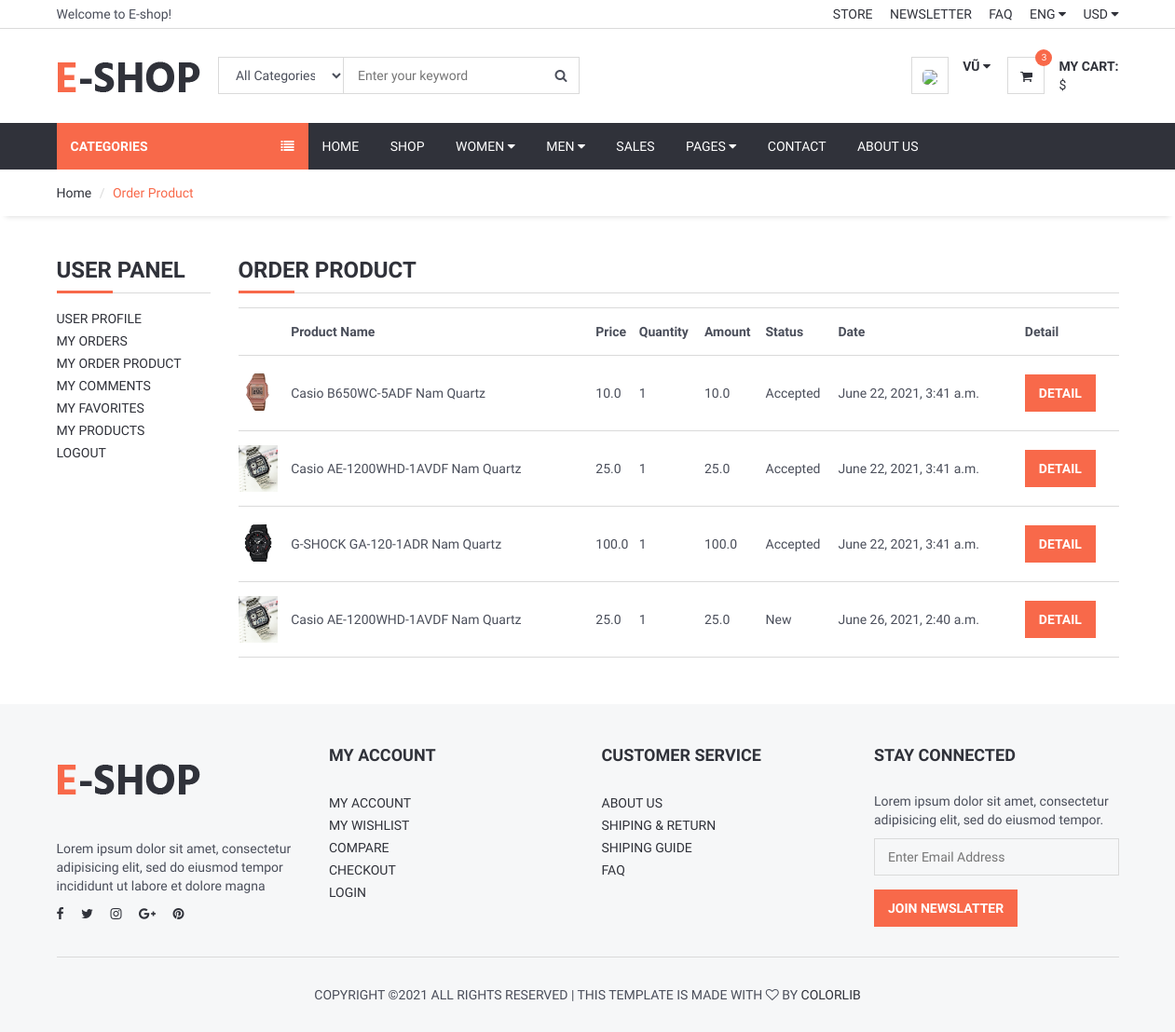
Screenshot of /user/orders_product/ (signed in) with the database file from the repository.
### order/models.py (models this page shows, shortened)
class OrderDetail(models.Model):
    STATUS = (
        ('New', 'New'),
        ('Accepted', 'Accepted'),
        ('Canceled', 'Canceled'),
    )
    order = models.ForeignKey(Order, on_delete=models.CASCADE)
    user = models.ForeignKey(User, on_delete=models.CASCADE)
    product = models.ForeignKey(Product, on_delete=models.CASCADE)
    quantity = models.IntegerField()
    price = models.FloatField()
    amount = models.FloatField()
    status = models.CharField(max_length=10, choices=STATUS, default='New')
    create_at = models.DateTimeField(auto_now_add=True)
    update_at = models.DateTimeField(auto_now=True)

### product/models.py (models this page shows, shortened)
class Product(models.Model):
    STATUS = (
        ('True', 'True'),
        ('False', 'False'),
    )
    category = models.ForeignKey(Category, on_delete=models.CASCADE) #many to one relation with Category
    title = models.CharField(max_length=100)
    keywords = models.CharField(max_length=255)
    description = models.CharField(max_length=255)
    image = models.ImageField(blank=True, upload_to = 'images/', null= False)
    price = models.FloatField()
    amount = models.IntegerField()
    min_amount = models.IntegerField()
    detail = RichTextUploadingField()
    slug = models.SlugField(null=False, unique=True)
    status = models.CharField(max_length=10, choices=STATUS)
    create_at = models.DateTimeField(auto_now_add=True)
    update_at = models.DateTimeField(auto_now=True)

### user/views.py (the view)
# urls.py: path('orders_product/', views.user_orderProduct, name='user_orderProduct'),
def user_orderProduct(request):
    category = Category.objects.all()
    current_user = request.user
    order_product = OrderDetail.objects.filter(user_id = current_user.id)
    context = {'category': category,
                'order_product': order_product}
    return render(request, 'user/user_order_product.html', context)

### user/templates/user/user_order_product.html (shortened to what this page needs)
{% extends 'home/homebase.html' %}
{% block sidebar %} {% include 'home/sidebar.html' %} {% endblock %}
{% block body %}
	<div id="breadcrumb">
		<div class="container">
			<ul class="breadcrumb">
				<li><a href="/">Home</a></li>
				<li class="active">Order Product</li>
			</ul>
		</div>
	</div>
	<div class="section">
		<div class="container">
			<div class="row">
					<div class="col-md-2">
						{% include "user/user_panel.html" %}
					</div>
					<div class="col-md-10">
						<div class="order-summary clearfix">
							<div class="section-title">
								<h3 class="title">Order Product</h3>
							</div>
                        <table class="shopping-cart-table table">
                            <tr>
                                <th class="text-left"></th>
                                <th class="text-left">Product Name </th>
                                <th class="text-left">Price </th>
                                <th class="text-left">Quantity </th>
                                <th class="text-left">Amount </th>
                                <th class="text-left">Status </th>
                                <th class="text-left">Date </th>
                                <th class="text-left">Detail </th>
                            </tr>
                            {% for rs in order_product %}
                                <tr>
                                    <td class="text-left">
                                        <a href="/product/{{ rs.product_id }}/{{ rs.product.slug }}">
                                                <img src="{{rs.product.image.url}}" alt="" style="height: 50px">
                                        </a>
                                    </td>
                                    <td class="text-left">{{ rs.product.title}}</td>
                                    <td class="text-left">{{ rs.price}} </td>
                                    <td class="text-left">{{ rs.quantity}} </td>
                                    <td class="text-left">{{ rs.amount}} </td>
                                    <td class="text-left">{{ rs.status}} </td>
                                    <td class="text-left">{{ rs.create_at}} </td>
                                    <td class="text-left"><a class="primary-btn" href="/user/order_product_detail/{{ rs.id }}/{{rs.order_id}}"> Detail </a></td>
                                </tr>
                            {% endfor %}
                        </table>
						</div>
					</div>
			</div>
		</div>
	</div>
{% endblock %}

### home/templates/home/header.html (shortened to what this page needs)
	{% load static %}
	<header>
		<div id="top-header">
			<div class="container">
				<div class="pull-left">
					<span>Welcome to E-shop!</span>
				</div>
				<div class="pull-right">
					<ul class="header-top-links">
						<li><a href="#">Store</a></li>
						<li><a href="#">Newsletter</a></li>
						<li><a href="#">FAQ</a></li>
						<li class="dropdown default-dropdown">
							<a class="dropdown-toggle" data-toggle="dropdown" aria-expanded="true">ENG <i class="fa fa-caret-down"></i></a>
						</li>
						<li class="dropdown default-dropdown">
							<a class="dropdown-toggle" data-toggle="dropdown" aria-expanded="true">USD <i class="fa fa-caret-down"></i></a>
						</li>
					</ul>
				</div>
			</div>
		</div>
		<div id="header">
			<div class="container">
				<div class="pull-left">
					<div class="header-logo">
						<a class="logo" href="/">
							<img src="{% static './img/logo.png' %}" alt="">
						</a>
					</div>
					<div class="header-search">
						<form action="/search/" method="POST">
							<input id="query" name="query" class="input search-input" type="text" placeholder="Enter your keyword">
							<select name="catid" class="input search-categories">
								<option value="0">All Categories</option>
								{% load mptt_tags %}
							</select>
							<button class="search-btn"><i class="fa fa-search"></i></button>
						</form>
					</div>
				</div>
				<div class="pull-right">
					<ul class="header-btns">
						<li class="header-account dropdown default-dropdown">
						{% if user.id is not None %}
							<div class="dropdown-toggle" role="button" data-toggle="dropdown" aria-expanded="true">
								<div class="header-btns-icon">
									<img src="{{ request.session.userimage }}" style="height: 40px; border-radius: 30%">
								</div>
								<strong class="text-uppercase">{{user.first_name}} <i class="fa fa-caret-down"></i></strong>
							</div>
						{% else %}
							<a href="/login" class="text-uppercase">Login</a> / <a href="/signup" class="text-uppercase">Sign Up</a>
						{% endif %}
						</li>
						<li class="header-cart dropdown default-dropdown">
							<a href="/shopcart/" >
								<div class="header-btns-icon">
									<i class="fa fa-shopping-cart"></i>
									<span class="qty">3</span>
								</div>
								<strong class="text-uppercase">My Cart:</strong>
								<br>
								<span>{{total}}$</span>
							</a>
						</li>
					</ul>
				</div>
			</div>
		</div>
	</header>

### home/static/css/style.css (style rules this page uses)
body { font-family: 'Hind', sans-serif; color: #4A4E5A; overflow-x: hidden; }
h1, h2, h3, h4, h5, h6 { color: #30323A; margin: 0 0 10px; font-weight: 700; }
a { color: #30323A; -webkit-transition: 0.3s color; transition: 0.3s color; }
strong { color: #30323A; }
ul, ol { margin: 0; padding: 0; list-style: none }
.main-btn, .primary-btn { display: inline-block; padding: 10px 15px; text-transform: uppercase; font-weight: 700; border: none; -webkit-transition: 0.3s all; transition: 0.3s all; }
.primary-btn { color: #FFF; background-color: #F8694A; }
.input { width: 100%; height: 40px; padding: 0px 15px; border: none; background-color: transparent; -webkit-box-shadow: 0px 0px 0px 1px #DADADA inset, 0px 0px 0px 5px transparent; box-shadow: 0px 0px 0px 1px #DADADA inset, 0px 0px 0px 5px transparent; -webkit-transition: 0.3s all; transition: 0.3s all; }
.section { padding-top: 30px; padding-bottom: 30px; }
.section-title { position: relative; margin-bottom: 15px; margin-top: 15px; border-bottom: 1px solid #DADADA; }
.section-title .title { display: inline-block; text-transform: uppercase; }
.section-title:after { content: ""; position: absolute; left: 0; bottom: -1.5px; height: 3px; width: 60px; background-color: #F8694A; }
#breadcrumb { -webkit-box-shadow: 0px 6px 6px -6px rgba(0, 0, 0, 0.175); box-shadow: 0px 6px 6px -6px rgba(0, 0, 0, 0.175); }
.breadcrumb { background-color: transparent; border: none; border-radius: 0px; padding: 15px 0px; margin: 0; }
.breadcrumb>.active { color: #F8694A; }
.breadcrumb>li+li:before { color: #DADADA; }
#header { padding-top: 15px; padding-bottom: 15px; }
#top-header { padding-top: 5px; padding-bottom: 5px; border-bottom: 1px solid #DADADA; }
.header-top-links>li { display: inline-block; }
.header-top-links>li+li { margin-left: 15px; }
.header-top-links>li>a { cursor: pointer; text-transform: uppercase; }
.header-logo { display: inline-block; margin-right: 15px; }
.header-logo .logo>img { width: 100%; max-height: 70px; }
.header-search { display: inline-block; padding: 15px 0px; max-width: 400px; }
.header-search>form { position: relative; }
.header-search>form .search-input { padding-left: 150px; padding-right: 45px; }
.header-search>form .search-categories { position: absolute; left: 0px; top: 0px; width: 135px; }
.header-search>form .search-btn { position: absolute; top: 0px; right: 0px; width: 40px; height: 40px; background-color: transparent; border: none; }
.header-btns>li { display: inline-block; vertical-align: top; padding: 15px 0px; }
.header-btns>li+li { margin-left: 15px; }
.header-btns>li .header-btns-icon { position: relative; float: left; margin-right: 15px; width: 40px; height: 40px; line-height: 40px; text-align: center; color: #30323A; background-color: #FFF; border: 1px solid #DADADA; }
.header-btns .dropdown-toggle { display: block; cursor: pointer; }
.header-cart .header-btns-icon .qty { position: absolute; right: -9px; top: -9px; width: 18px; height: 18px; line-height: 18px; text-align: center; font-size: 10px; background: #F8694A; color: #FFF; border-radius: 50%; }
.shopping-cart-table>tbody>tr>td, .shopping-cart-table>tbody>tr>th, .shopping-cart-table>tfoot>tr>td, .shopping-cart-table>tfoot>tr>th, .shopping-cart-table>thead>tr>td, .shopping-cart-table>thead>tr>th { padding: 15px 0px; vertical-align: middle; border-top: 1px solid #DADADA; }
.shopping-cart-table>tbody>tr:last-child>td { border-bottom: 1px solid #DADADA; }

### rows the page displays
OrderDetail: product.image (picture), product "Casio B650WC-5ADF Nam Quartz", price "10.0", quantity "1", amount "10.0", status "Accepted", create_at "June 22, 2021, 3:41 a.m."
OrderDetail: product.image (picture), product "Casio AE-1200WHD-1AVDF Nam Quartz", price "25.0", quantity "1", amount "25.0", status "Accepted", create_at "June 22, 2021, 3:41 a.m."
OrderDetail: product.image (picture), product "G-SHOCK GA-120-1ADR Nam Quartz", price "100.0", quantity "1", amount "100.0", status "Accepted", create_at "June 22, 2021, 3:41 a.m."
OrderDetail: product.image (picture), product "Casio AE-1200WHD-1AVDF Nam Quartz", price "25.0", quantity "1", amount "25.0", status "New", create_at "June 26, 2021, 2:40 a.m."

### other values shown
{{ user.first_name }} "VŨ"
